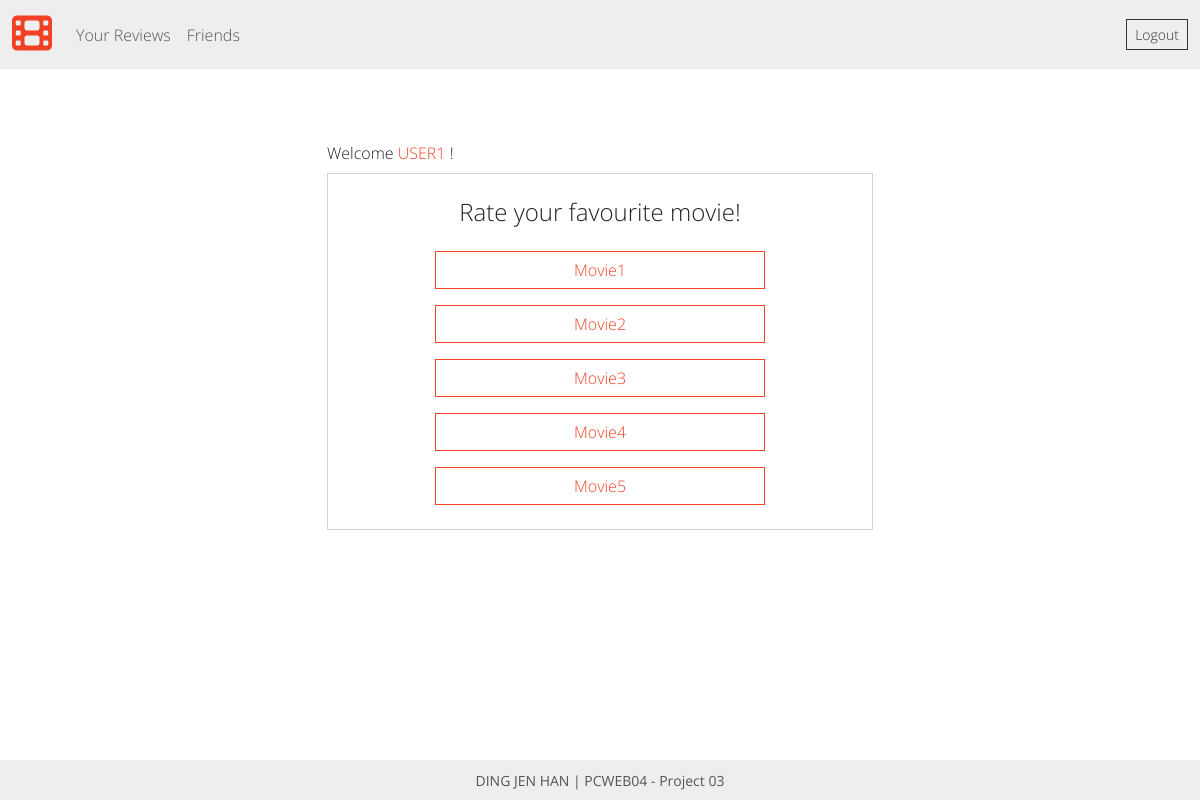
The page /homepage.php (signed in) on the database its author committed.
### tables this page shows
CREATE TABLE `movies` (
  `movie_id` int(11) NOT NULL,
  `movie_name` varchar(30) DEFAULT NULL
);

### homepage.php (the view, shortened to what this page needs)
<?php
	require "dbconfig/config.php";
	require "inc/header.php";
	include "inc/footer.php";
	$user = $_SESSION['username'];
?>
<body>
<?php include("inc/navbar.php"); ?>
<div class="container mt-5" >
<div class="row justify-content-center align-items-center">
<div class="col-10 col-md-8 col-lg-6">
				<div class="mx-auto mt-4 mb-2">
						<h6 class="d-inline">Welcome </h6>
						<h6 class="d-inline text-danger"><?= strtoupper($user); ?></h6>
						<h6 class="d-inline"> !</h6>
				</div>
				<div class="card p-4 mb-3" >
					<h4 class="text-center">Rate your favourite movie!</h4>
					<?php
						$query = "SELECT movie_name FROM movies";
						$result = mysqli_query($con, $query);
						while($row = mysqli_fetch_array($result)){
						$name = ucfirst($row['movie_name']);
							echo "
							<div class=\"d-grid gap-2 col-8 mt-3 mx-auto\">
									<a class=\"btn btn-outline-danger\" style=\"text-decoration: none \"
									href='review.php?name=$name'>$name<br></a>
								</button>
							</div>
							";
						}
					?>
				</div>
			</div>
		</div>
	</div>

### rows shown on the page
movies: movie_name "Movie1"
movies: movie_name "Movie2"
movies: movie_name "Movie3"
movies: movie_name "Movie4"
movies: movie_name "Movie5"

### other values the page prints
$user "USER1"
